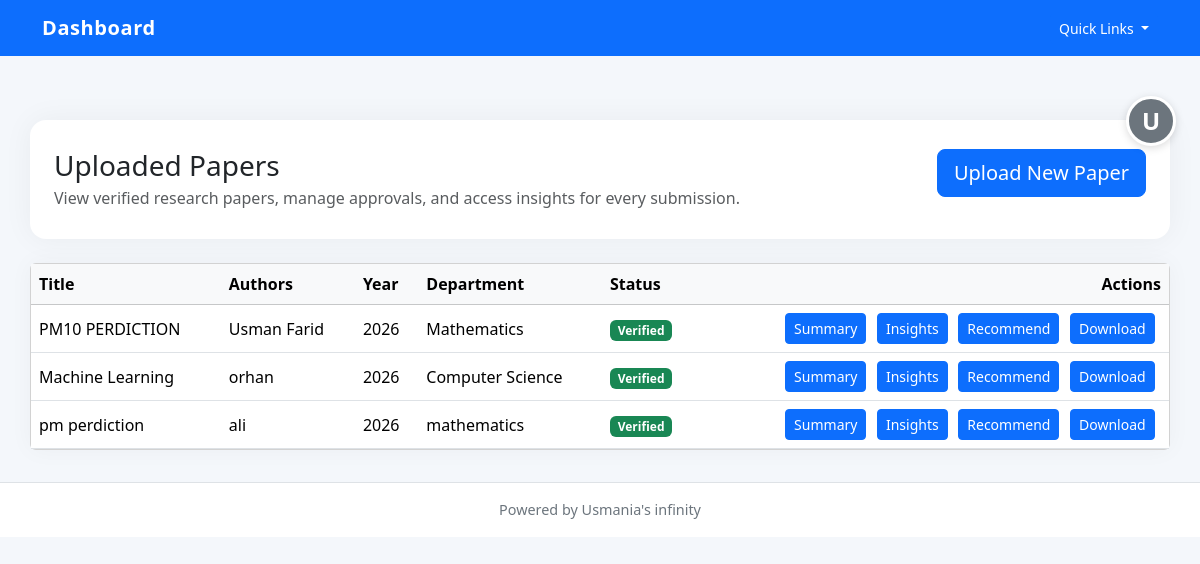
Page /papers/list (signed in) on the committed database.
### app/models.py (models this page shows)
class User(UserMixin, db.Model):
    __tablename__ = "users"
    id = db.Column(db.Integer, primary_key=True)
    name = db.Column(db.String(150), nullable=False)
    email = db.Column(db.String(150), unique=True, nullable=False)
    password = db.Column(db.String(255), nullable=False)
    role = db.Column(db.String(50), default="faculty")  # faculty / admin
    department_id = db.Column(db.Integer, db.ForeignKey("departments.id"))
    papers = db.relationship("Paper", backref="author", lazy=True)
    approved = db.Column(db.Boolean, default=False)
    created_at = db.Column(db.DateTime, default=datetime.utcnow)

class Paper(db.Model):
    __tablename__ = "papers"
    id = db.Column(db.Integer, primary_key=True)
    title = db.Column(db.String(500))
    authors = db.Column(db.Text)
    year = db.Column(db.Integer)
    abstract = db.Column(db.Text)
    pdf_path = db.Column(db.String(500))
    link = db.Column(db.String(500))
    verified = db.Column(db.Boolean, default=False)
    department_id = db.Column(db.Integer, db.ForeignKey("departments.id"))
    user_id = db.Column(db.Integer, db.ForeignKey("users.id"))
    created_at = db.Column(db.DateTime, default=datetime.utcnow)

class Department(db.Model):
    __tablename__ = "departments"
    id = db.Column(db.Integer, primary_key=True)
    name = db.Column(db.String(150), unique=True, nullable=False)
    users = db.relationship("User", backref="department", lazy=True)
    papers = db.relationship("Paper", backref="department", lazy=True)

### app/routes/papers.py (the view)
@papers_bp.route("/list")
def list_papers():
    papers = Paper.query.all()
    return render_template("list_papers.html", papers=papers)

### app/routes/auth.py (called while the page is built)
@login_manager.user_loader
def load_user(user_id):
    return User.query.get(int(user_id))

### app/templates/list_papers.html (shortened to what this page needs)
{% extends "base.html" %}
{% block content %}
<div class="page-header">
    <div class="d-flex flex-column flex-md-row justify-content-between align-items-start gap-3">
        <div>
            <h1 class="h3 mb-1">Uploaded Papers</h1>
            <p class="text-muted mb-0">View verified research papers, manage approvals, and access insights for every submission.</p>
        </div>
        {% if current_user.is_authenticated %}
        <a href="{{ url_for('papers.upload_paper') }}" class="btn btn-primary btn-lg">Upload New Paper</a>
        {% endif %}
    </div>
</div>
{% if papers %}
<div class="card card-shadow">
    <div class="table-responsive">
        <table class="table table-hover align-middle mb-0">
            <thead class="table-light">
                <tr>
                    <th>Title</th>
                    <th>Authors</th>
                    <th>Year</th>
                    <th>Department</th>
                    <th>Status</th>
                    <th class="text-end">Actions</th>
                </tr>
            </thead>
            <tbody>
                {% for paper in papers %}
                <tr>
                    <td>{{ paper.title }}</td>
                    <td>{{ paper.authors }}</td>
                    <td>{{ paper.year }}</td>
                    <td>{{ paper.department.name if paper.department else 'N/A' }}</td>
                    <td>
                        {% if paper.verified %}
                        <span class="badge bg-success">Verified</span>
                        {% else %}
                        <span class="badge bg-warning text-dark">Pending</span>
                        {% endif %}
                    </td>
                    <td class="text-end table-actions">
                        <a href="{{ url_for('papers.summary', paper_id=paper.id) }}" class="btn btn-sm btn-outline-primary">Summary</a>
                        <a href="{{ url_for('papers.insights', paper_id=paper.id) }}" class="btn btn-sm btn-outline-secondary">Insights</a>
                        <a href="{{ url_for('papers.recommend', paper_id=paper.id) }}" class="btn btn-sm btn-outline-info">Recommend</a>
                        {% if paper.pdf_path %}
                        <a href="{{ url_for('papers.download_paper', paper_id=paper.id) }}" class="btn btn-sm btn-outline-success">Download</a>
                        {% endif %}
                    </td>
                </tr>
                {% endfor %}
            </tbody>
        </table>
    </div>
</div>
{% endif %}
{% endblock %}

### app/templates/base.html (shortened to what this page needs)
<!DOCTYPE html>
<html lang="en">
<head>
    <link href="https://cdn.jsdelivr.net/npm/bootstrap@5.3.3/dist/css/bootstrap.min.css" rel="stylesheet">
</head>
<body>
<nav class="navbar navbar-expand-lg navbar-dark bg-primary fixed-top">
    <div class="container">
        <a class="navbar-brand" href="{{ url_for('home') }}">Dashboard</a>
        <button class="navbar-toggler" type="button" data-bs-toggle="collapse" data-bs-target="#mainNav" aria-controls="mainNav" aria-expanded="false" aria-label="Toggle navigation">
        <div class="collapse navbar-collapse" id="mainNav">
            <div class="d-flex align-items-center ms-3">
                <div class="dropdown">
                    <button class="btn btn-light btn-sm dropdown-toggle" type="button" id="quickLinksDropdown" data-bs-toggle="dropdown" aria-expanded="false">
                        Quick Links
                    </button>
                </div>
            </div>
        </div>
    </div>
</nav>
<div class="profile-btn-container">
    {% if current_user.is_authenticated %}
    <a href="{{ url_for('auth.dashboard') }}" class="profile-btn" title="Profile">{{ current_user.name[0].upper() }}</a>
    {% else %}
    <a href="{{ url_for('auth.login') }}" class="profile-btn" title="Login">👤</a>
    {% endif %}
</div>
<div class="container content">
    {% block content %}{% endblock %}
</div>
<footer class="footer bg-white border-top">
    <div class="container">Powered by Usmania's infinity</div>
</footer>
</body>
</html>

### app/templates/base.html (style rules this page uses)
body { padding-top: 5.5rem; background: #f4f7fb; min-height: 100vh; }
.content { padding: 2rem 0; }
.navbar-brand { font-weight: 700; letter-spacing: 0.03em; }
.page-header { padding: 1.8rem 1.5rem; background: #ffffff; border-radius: 1rem; box-shadow: 0 0 30px rgba(0, 0, 0, 0.05); margin-bottom: 1.5rem; }
.page-header h1 { margin-bottom: 0.25rem; }
.btn, .btn-primary, .btn-outline-primary, .btn-outline-secondary, .btn-outline-info, .btn-secondary, .btn-danger, .btn-light { color: #fff !important; background-color: #0d6efd !important; border-color: #0d6efd !important; }
.card-shadow { box-shadow: 0 0 25px rgba(0,0,0,.04); }
.table-actions > * { margin-right: 0.4rem; }
.footer { padding: 1rem 0; text-align: center; color: #6c757d; font-size: 0.9rem; }
.profile-btn-container { position: fixed; top: 6rem; right: 1.5rem; z-index: 1000; }
.profile-btn { width: 50px; height: 50px; border-radius: 50%; background-color: #6c757d; color: white; display: flex; align-items: center; justify-content: center; text-decoration: none; font-weight: 600; font-size: 1.5rem; transition: all 0.3s ease; border: 3px solid white; box-shadow: 0 2px 8px rgba(0, 0, 0, 0.15); }

### rows in the picture
User: name "U"
Paper: title "PM10 PERDICTION", authors "Usman Farid", year "2026", department "Mathematics", verified "Verified"
Paper: title "Machine Learning", authors "orhan", year "2026", department "Computer Science", verified "Verified"
Paper: title "pm perdiction", authors "ali", year "2026", department "mathematics", verified "Verified"
